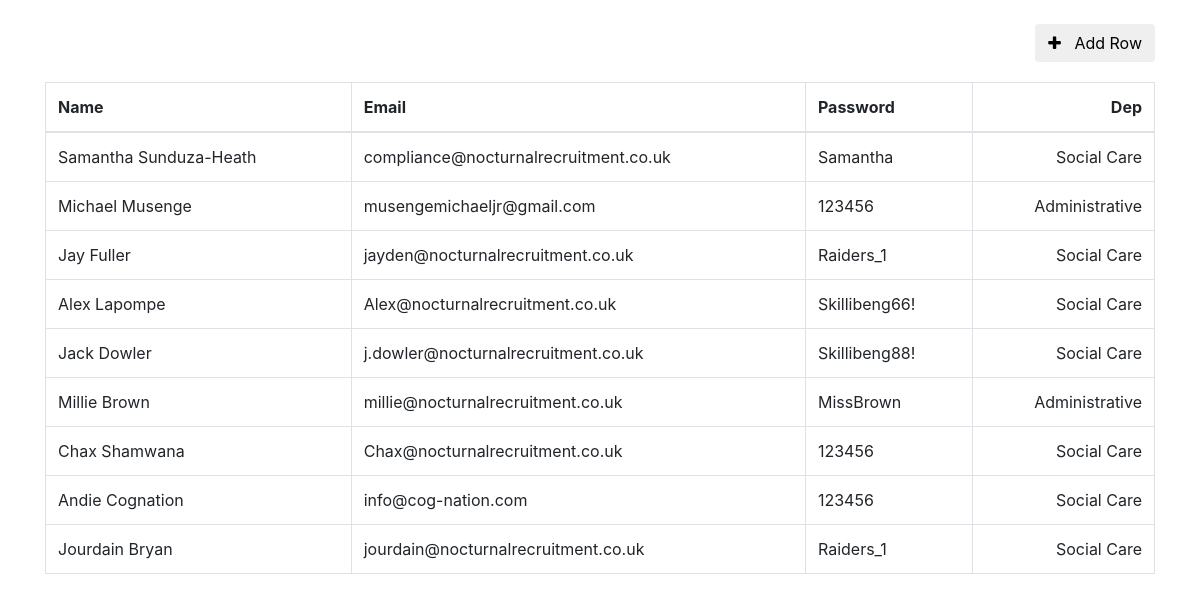
The app's page /data/users.php with its own data.
### tables this page shows
CREATE TABLE `users` (
  `id` int(11) NOT NULL,
  `app_id` text NOT NULL,
  `first_name` text NOT NULL,
  `middle_name` text NOT NULL,
  `last_name` text NOT NULL,
  `email` text NOT NULL,
  `password` text NOT NULL,
  `role` text NOT NULL,
  `profile` text NOT NULL,
  `department` text NOT NULL
);

### data/users.php (the view, shortened to what this page needs)
<?php
$host = 'localhost';
$user = 'root';
$password = '';
$dbname1 = 'broadmead';
$dsn1 = 'mysql:host=' . $host . ';dbname=' . $dbname1;
try {
    $db_1 = new PDO($dsn1, $user, $password);
    $db_1->setAttribute(PDO::ATTR_DEFAULT_STR_PARAM, PDO::PARAM_STR);
    $db_1->setAttribute(PDO::ATTR_ERRMODE, PDO::ERRMODE_EXCEPTION);
} catch (PDOException $e) {
    echo "<b>Error: </b> " . $e->getMessage();
}
?>
<!DOCTYPE html>
<html lang="en">
<head>
    <link rel="stylesheet" href="https://cdnjs.cloudflare.com/ajax/libs/font-awesome/4.7.0/css/font-awesome.css">
    <link rel="stylesheet" href="https://cdnjs.cloudflare.com/ajax/libs/twitter-bootstrap/4.0.0-alpha.6/css/bootstrap.min.css">
</head>
<body>
    <div class="container">
        <div class="row">
            <div class="col-md-12">
                <br>
                <button class="btn btn-default pull-right add-row"><i class="fa fa-plus"></i>&nbsp;&nbsp; Add Row</button>
            </div>
        </div>
        <div class="row">
            <div class="col-md-12">
                <table class="table table-bordered" id="editableTable">
                    <thead>
                        <tr>
                            <th>Name</th>
                            <th>Email</th>
                            <th>Password</th>
                            <th>Dep</th>
                        </tr>
                    </thead>
                    <tbody>
                        <?php
                        $q = $db_1->query("SELECT * FROM `users` ");
                        while ($row = $q->fetch(PDO::FETCH_OBJ)) { ?>
                            <?php
                            $name = $row->first_name . ' ' . $row->last_name;
                            $email = $row->email;
                            $password = $row->password;
                            $department = $row->department;
                            ?>
                            <tr data-id="1">
                                <td data-field="name"><?php echo $name; ?></td>
                                <td data-field="birthday"><?php echo $email; ?></td>
                                <td data-field="age"><?php echo $password; ?></td>
                                <td data-field="sex"><?php echo $department; ?></td>
                            </tr>
                        <?php } ?>
                    </tbody>
                </table>
            </div>
        </div>
    </div>
</body>
</html>

### data/users.php (style rules this page uses)
.row { margin-bottom: 20px; }
th:last-child { text-align: right; }
td:last-child { text-align: right; }

### records on screen
users: name "Samantha Sunduza-Heath", email "compliance@nocturnalrecruitment.co.uk", password "Samantha", department "Social Care"
users: name "Michael Musenge", email "musengemichaeljr@gmail.com", password "123456", department "Administrative"
users: name "Jay Fuller", email "jayden@nocturnalrecruitment.co.uk", password "Raiders_1", department "Social Care"
users: name "Alex Lapompe", email "Alex@nocturnalrecruitment.co.uk", password "Skillibeng66!", department "Social Care"
users: name "Jack Dowler", email "j.dowler@nocturnalrecruitment.co.uk", password "Skillibeng88!", department "Social Care"
users: name "Millie Brown", email "millie@nocturnalrecruitment.co.uk", password "MissBrown", department "Administrative"
users: name "Chax Shamwana", email "Chax@nocturnalrecruitment.co.uk", password "123456", department "Social Care"
users: name "Andie Cognation", email "info@cog-nation.com", password "123456", department "Social Care"
users: name "Jourdain Bryan", email "jourdain@nocturnalrecruitment.co.uk", password "Raiders_1", department "Social Care"
